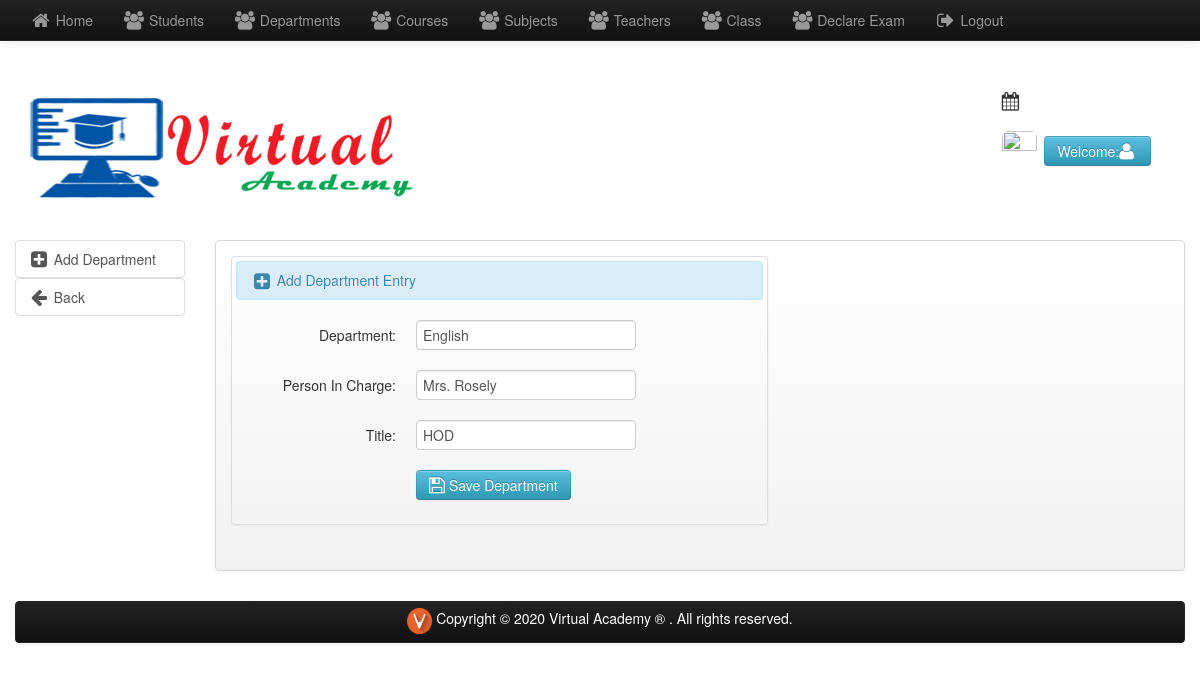
/myproject/admin/edit_department.php?id=11 (signed in), run on the app's committed database.
### tables this page shows
CREATE TABLE IF NOT EXISTS `tbl_department` (
  `dept_id` int(11) NOT NULL AUTO_INCREMENT,
  `inCharge` varchar(100) NOT NULL,
  `title` varchar(100) NOT NULL,
  `dept_name` varchar(100) NOT NULL,
  PRIMARY KEY (`dept_id`)
);

### myproject/admin/edit_department.php (the view, shortened to what this page needs)
<?php include('header.php'); ?>
<?php  $get_id=$_GET['id']; echo $get_id; ?>
<?php
$dept_query=mysql_query("select * from tbl_department where dept_id='$get_id'")or die(mysql_error());
$rows=mysql_fetch_array($dept_query);
?>
<body>
    <div class="row-fluid">
        <div class="span12">
            <?php include('navbar.php'); ?>
            <div class="container">
                <div class="row-fluid">
                    <div class="span2">
                        <ul class="nav nav-tabs nav-stacked">
                            <li class="active">
                                <a href="add_department.php"><i class="icon-plus-sign-alt icon-large"></i>&nbsp;Add Department</a>
                                <a href="department.php"><i class="icon-arrow-left icon-large"></i>&nbsp;Back</a>
                            </li>
                        </ul>
                    </div>
                    <div class="span10">
                        <div class="hero-unit-3">
                            <ul class="thumbnails">
                                <li class="span7">
                                    <div class="thumbnail">
                                        <div class="alert alert-info"><i class="icon-plus-sign-alt icon-large"></i>&nbsp;Add Department Entry</div>
                                        <form class="form-horizontal" method="POST">
                                            <div class="control-group">
                                                <label class="control-label" for="inputPassword">Department:</label>
                                                <div class="controls">
                                                    <input type="text" name="d" id="inputPassword" placeholder="Department" value="<?php echo $rows['dept_name']; ?>" required>
                                                </div>
                                            </div>
                                            <div class="control-group">
                                                <label class="control-label" for="inputPassword">Person In Charge:</label>
                                                <div class="controls">
                                                    <input type="text" name="p" id="inputPassword" placeholder="Person In Charge" value="<?php echo $rows['inCharge']; ?>" required>
                                                </div>
                                            </div>
                                            <div class="control-group">
                                                <label class="control-label" for="inputPassword">Title:</label>
                                                <div class="controls">
                                                    <input type="text" name="t" id="inputPassword" placeholder="Title" value="<?php echo $rows['title']; ?>" required>
                                                </div>
                                            </div>
                                            <div class="control-group">
                                                <div class="controls">
                                                    <button type="submit" name="save" class="btn btn-info"><i class="icon-save icon-large"></i>&nbsp;Save Department</button>
                                                </div>
                                            </div>
                                        </form>
                                    </div>
                                </li>
                            </ul>
                        </div>
                    </div>
                </div>
                <?php include('footer.php'); ?>
            </div>
        </div>
</body>
</html>

### data on the page
tbl_department: d "English", p "Mrs. Rosely", t "HOD"
